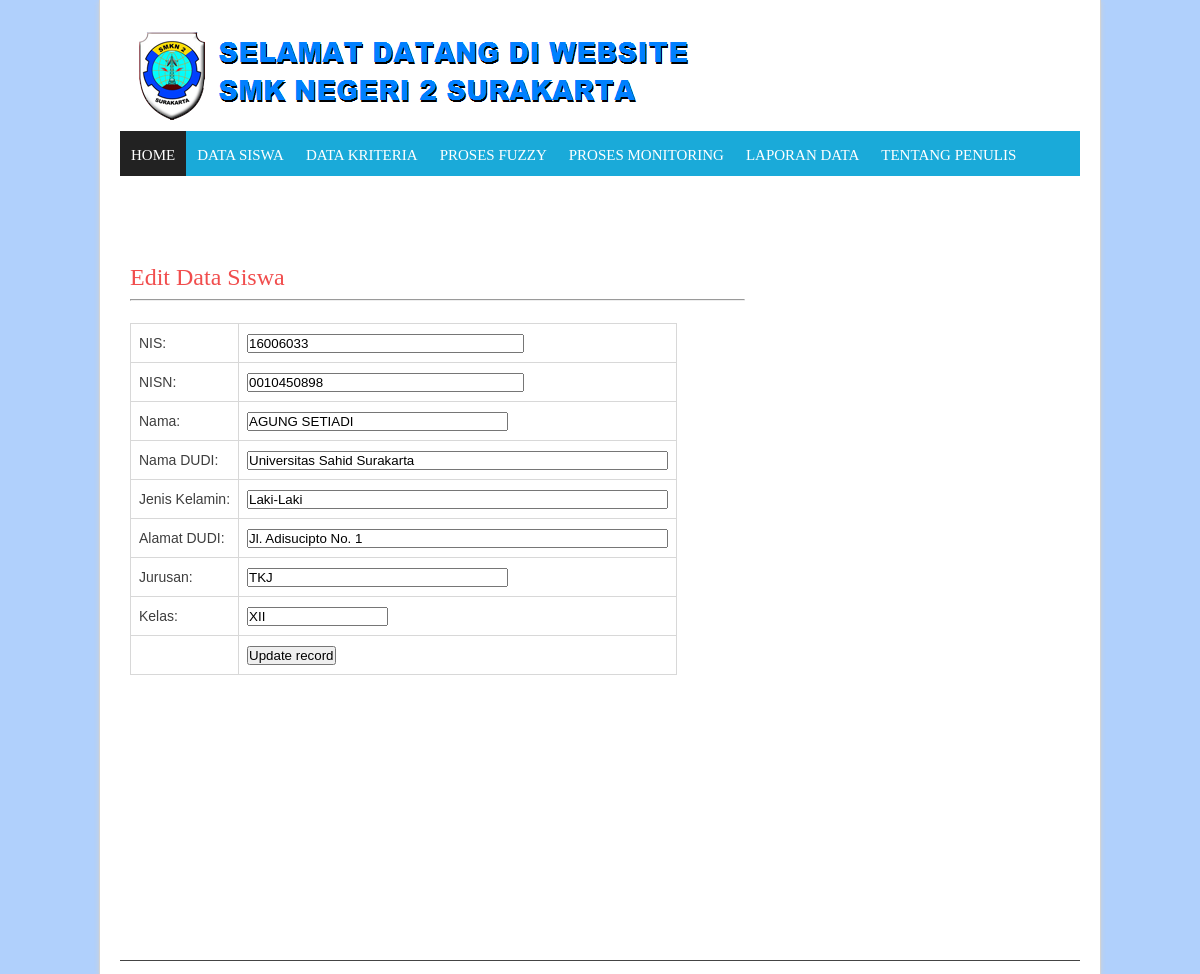
The page /master/editsiswa.php?no=16006033 on the database its author committed.
### tables this page shows
CREATE TABLE IF NOT EXISTS `daftar` (
  `nama` varchar(30) DEFAULT NULL,
  `NIS` varchar(35) DEFAULT NULL,
  `NISN` varchar(20) DEFAULT NULL,
  `namadudi` varchar(100) DEFAULT NULL,
  `Jeniskelamin` varchar(15) DEFAULT NULL,
  `alamatdudi` varchar(20) DEFAULT NULL,
  `tanggallahir` date DEFAULT NULL,
  `kelas` varchar(50) DEFAULT NULL,
  `kode` int(11) NOT NULL AUTO_INCREMENT,
  `jurusan` varchar(30) NOT NULL,
  PRIMARY KEY (`kode`)
);

### master/editsiswa.php (the view, shortened to what this page needs)
<?php require_once('Connections/condat.php'); ?>
<?php
if (!function_exists("GetSQLValueString")) {
function GetSQLValueString($theValue, $theType, $theDefinedValue = "", $theNotDefinedValue = "")
{
  $theValue = function_exists("mysql_real_escape_string") ? mysql_real_escape_string($theValue) : mysql_escape_string($theValue);
  return $theValue;
}
}
$editFormAction = $_SERVER['PHP_SELF'];
if (isset($_SERVER['QUERY_STRING'])) {
  $editFormAction .= "?" . htmlentities($_SERVER['QUERY_STRING']);
}
$colname_Recordset1 = "-1";
if (isset($_GET['no'])) {
  $colname_Recordset1 = $_GET['no'];
}
$query_Recordset1 = sprintf("SELECT * FROM daftar WHERE NIS = %s", GetSQLValueString($colname_Recordset1, "char"));
$Recordset1 = mysql_query($query_Recordset1, $RON) or die(mysql_error());
$row_Recordset1 = mysql_fetch_assoc($Recordset1);
?>
<!DOCTYPE html>
<html lang="en-US" class=" js rgba boxshadow csstransitions webkit chrome win js" style=""><head><meta http-equiv="Content-Type" content="text/html; charset=UTF-8">
<link href="./SMK Negeri 2 Surakarta_files/css" rel="stylesheet" type="text/css" media="all">
<link href="./SMK Negeri 2 Surakarta_files/css(1)" rel="stylesheet" type="text/css" media="all">
<link href="./SMK Negeri 2 Surakarta_files/css(1)" rel="stylesheet" type="text/css" media="all">
	<link rel="stylesheet" id="wp-block-library-css" href="./SMK Negeri 2 Surakarta_files/style.min.css" type="text/css" media="all">
<link rel="stylesheet" id="bbp-default-css" href="./SMK Negeri 2 Surakarta_files/bbpress.min.css" type="text/css" media="all">
<link rel="stylesheet" id="cwp-css-css" href="./SMK Negeri 2 Surakarta_files/cwp-poll.css" type="text/css" media="all">
<link rel="stylesheet" id="cwp-jqui-css" href="./SMK Negeri 2 Surakarta_files/jquery-ui.css" type="text/css" media="all">
<link rel="stylesheet" id="contact-form-7-css" href="./SMK Negeri 2 Surakarta_files/styles.css" type="text/css" media="all">
<link rel="stylesheet" id="my-style-css" href="./SMK Negeri 2 Surakarta_files/style.css" type="text/css" media="all">
<link rel="stylesheet" id="prettyPhoto-css" href="./SMK Negeri 2 Surakarta_files/prettyPhoto.css" type="text/css" media="all">
<link rel="stylesheet" id="shortcodes-css" href="./SMK Negeri 2 Surakarta_files/shortcodes.css" type="text/css" media="all">
<link rel="stylesheet" id="tipTip-css" href="./SMK Negeri 2 Surakarta_files/tipTip.css" type="text/css" media="all">
<link rel="stylesheet" id="carousel-css" href="./SMK Negeri 2 Surakarta_files/carousel.css" type="text/css" media="all">
<link rel="stylesheet" id="iview-css" href="./SMK Negeri 2 Surakarta_files/iview.css" type="text/css" media="all">
<link rel="stylesheet" id="royalslider-css" href="./SMK Negeri 2 Surakarta_files/royalslider.css" type="text/css" media="all">
<link rel="stylesheet" id="responsive-css" href="./SMK Negeri 2 Surakarta_files/responsive.css" type="text/css" media="all">
<link rel="stylesheet" href="./SMK Negeri 2 Surakarta_files/wp-page-numbers.css" type="text/css" media="screen">
</head>
<body class="home page-template page-template-home page-template-home-php page page-id-18 custom-background">
<div id="all_content">
<div id="all_content_fixed">
<div id="header">
<div class="inner">
	<div id="title_box">
	    <a href="https://smkn2solo.sch.id/">
		    		    <img src="./SMK Negeri 2 Surakarta_files/logo-Web-SMKN-2-Surakarta2.png" alt="Logo" id="logo" style="opacity: 1;">
	    </a>
    </div>
</div>
</div>
<div id="menu_box">
 <div id="mainMenu" class="ddsmoothmenu"><ul id="menu-main-menu" class="menu"><li id="menu-item-1187" class="menu-item menu-item-type-post_type menu-item-object-page menu-item-home current-menu-item page_item page-item-18 current_page_item menu-item-1187"><a href="indexmenu.php" aria-current="page">Home</a></li>
<li id="menu-item-1248" class="menu-item menu-item-type-post_type menu-item-object-page menu-item-has-children menu-item-1248" style="z-index: 100;"><a href="">Data Siswa</a>
</li>
<li id="menu-item-1301" class="menu-item menu-item-type-post_type menu-item-object-page menu-item-has-children menu-item-1301" style="z-index: 99;"><a href="">Data Kriteria</a>
</li>
<li id="menu-item-3227" class="menu-item menu-item-type-post_type menu-item-object-page menu-item-has-children menu-item-3227" style="z-index: 98;"><a href="">Proses Fuzzy</a>
</li>
<li id="menu-item-3238" class="menu-item menu-item-type-post_type menu-item-object-page menu-item-has-children menu-item-3238" style="z-index: 97;"><a href="">Proses Monitoring</a>
</li>
<li id="menu-item-1340" class="menu-item menu-item-type-post_type menu-item-object-page menu-item-has-children menu-item-1301" style="z-index: 99;"><a href="">Laporan Data</a>
</li>
<li id="menu-item-3269" class="menu-item menu-item-type-post_type menu-item-object-page menu-item-has-children menu-item-3269" style="z-index: 96;"><a href="penulis.php">Tentang Penulis</a>
</li>
<li id="menu-item-3270" class="menu-item menu-item-type-post_type menu-item-object-page menu-item-has-children menu-item-3269" style="z-index: 96;"><a href="index.php">Logout</a>
</li>
</div></div>
<div id="main_content">
<div class="inner">
  <div id="primary2" class="content-area">
    <main id="main2" class="site-main hc2-content-single" role="main">
    <div class="container">
      <div class="pub-info" itemprop="text">
		<div id="page">
	<div id="content">
		<div class="post">
			<h2 class="title"><a href="#">Edit Data Siswa</a></h2>
			<hr />
			<div style="clear: both;">&nbsp;
              <form action="<?php echo $editFormAction; ?>" method="post" id="form1">
                <table align="center">
                  <tr valign="baseline">
                    <td align="right">NIS:</td>
                    <td><input type="text" name="NIS" value="<?php echo $row_Recordset1['NIS']; ?>" size="32" readonly/></td>
                  </tr>
                  <tr valign="baseline">
              		<td align="right">NISN:</td>
              		<td><input name="nisn" type="text" value="<?php echo ($row_Recordset1['NISN']); ?>" size="32" readonly/></td>
            		</tr>
					                    <tr valign="baseline">
                      <td align="right">Nama:</td>
                      <td><input type="text" name="nama" value="<?php echo ($row_Recordset1['nama']); ?>" size="30" /></td>
                    </tr>
                    <tr valign="baseline">
                      <td align="right">Nama DUDI:</td>
                      <td><input name="namadudi" type="text" value="<?php echo ($row_Recordset1['namadudi']); ?>" size="50"  /></td>
                    </tr>
                    <tr valign="baseline">
                  <td align="right">Jenis Kelamin:</td>
                  <td><input name="jk" type="text" value="<?php echo ($row_Recordset1['Jeniskelamin']); ?>" size="50"  /></td></tr>
                  <tr valign="baseline">
                  <td align="right">Alamat DUDI:</td>
                  <td><input name="alamatdudi" type="text" value="<?php echo ($row_Recordset1['alamatdudi']); ?>" size="50" /></td>
                  </tr>
                   <tr valign="baseline">
              <td align="right">Jurusan:</td>
              <td><input name="jurusan" type="text" value="<?php echo ($row_Recordset1['jurusan']); ?>" size="30"  /></td>
            </tr>
					<tr valign="baseline">
                  <td align="right">Kelas:</td>
                  <td><input type="text" name="kelas" value="<?php echo ($row_Recordset1['kelas']); ?>" size="15"/></td>
                  </tr>
				<tr valign="baseline">
                    <td align="right">&nbsp;</td>
                    <td><input type="submit" value="Update record" /></td>
                  </tr>
                </table>
				 </form>
              <p>&nbsp;</p>
			</div>
	  </div>
		<div class="post">
			<div style="clear: both;">&nbsp;</div>
			<div class="entry">
				<p>&nbsp;</p>
			</div>
</div>
		<div class="post">
			<h2 class="title">&nbsp;</h2>
		</div>
		<div style="clear: both;">&nbsp;</div>
	</div>
  <div style="clear: both;">&nbsp;</div>
</div>
<br>
<div id="footer_bottom"></div>
</div>
</div>
<style type="text/css"></style><link rel="stylesheet" id="mediaelement-css" href="./SMK Negeri 2 Surakarta_files/mediaelementplayer-legacy.min.css" type="text/css" media="all">
<link rel="stylesheet" id="wp-mediaelement-css" href="./SMK Negeri 2 Surakarta_files/wp-mediaelement.min.css" type="text/css" media="all">
<link rel="stylesheet" id="my-jquery-ui-css" href="./SMK Negeri 2 Surakarta_files/jquery-ui(1).css" type="text/css" media="all">
    </div>
</div>
</div>
</div>
</body>
</html>

### master/SMK Negeri 2 Surakarta_files/style.css (style rules this page uses)
html, body, div { font-size:100%;font-family:inherit;vertical-align:baseline;margin:0;padding:0;border:0;outline:0;font-weight:inherit;font-style:inherit; }
caption, th, td { text-align:left;font-weight:normal; }
table { border-collapse:separate;border-spacing:0; }
* { margin:0;padding:0; }
p { text-indent:10px; margin: 5px 0 10px 0; }
img { border:0px; }
table, th, td, tr { padding: 8px; border: 1px solid #D8D8D8; border-collapse: collapse; }
body { font-family: Arial, sans-serif; font-size:14px; color: #3e3e3e; background: #eee; }
h2 { font-size: 24px; color: #666; font-weight: 300; line-height: 180%; }
a { color:#f14d4d; text-decoration:none; }
ul, li { list-style: none; list-style-type: none; }
#all_content { width: 100%; }
#all_content_fixed { border-left: 1px solid #d4d4d4; border-right: 1px solid #d4d4d4; background: #fff; width: 1000px; margin: 0 auto; box-shadow: 0px 1px 5px #d1d1d1; -webkit-transition: all .3s ease; }
.inner { height:100%; max-width: 960px; position:relative; clear:both; text-align:left; margin: 0 auto; }
#header { display: block; width: 100%; min-width:100%; height: 124px; margin: 0 auto; }
#title_box { display: inline-block; max-width: 930px; float: left; margin: 31px 0px 0 0px; }
#title_box img { display: inline-block; max-height: 100px; float: left; }
#menu_box { background-color: #1aaad9; display: block; width: 960px; height: 45px; margin: 0px auto; }
#mainMenu { display: block; max-width: 960px; height: 45px; margin: 0px auto; }
#mainMenu ul li { background: url("images/menu_right_border.png") repeat-y right; float:left; }
#mainMenu ul li a { font-family: Cuprum; display:block; height: 29px; color: #fff; padding: 16px 11px 0 11px; font-size: 15px; font-weight: normal; text-transform: uppercase; }
#mainMenu ul li.current-menu-parent > a, #mainMenu ul li.current_page_item > a, #mainMenu ul li.current-menu-ancestor > a, #mainMenu ul li.current-post-ancestor > a, #mainMenu ul li.current-menu-item > a { text-decoration:none; color: #fff; background: #222; }
#mainMenu.ddsmoothmenu ul { z-index:100; margin: 0; padding: 0; list-style-type: none; }
#mainMenu.ddsmoothmenu ul li { position: relative; display: inline; float: left; }
#main_content { display: inline-block; width: 100%; margin: 25px 0px 0px 0px; padding: 0px 0 10px 0px; }
#main_content p { margin: 0px; padding: 0px; }
#content { width: 635px; margin: 0px; display: inline-block; float: left; line-height: 22px; }
.post { width: 615px; display: inline-block; margin: 0px 15px 20px 0px; padding: 10px; }
#footer_bottom { border-top: 1px solid #444; width: 100%; display: inline-block; margin-top: -3px; background: #212121; }

### master/editsiswa.php (style rules this page uses)
h1, h2, h3, h4, h5, h6, #top_title_box { font-family:Droid Sans; }
h1, h2, h3, h4, h5, h6 { color: #!important; }
a { color: #!important; }
#menu_box { background: #!important; }
#mainMenu ul li a { color: #!important; }
#mainMenu ul li a:hover, #mainMenu ul li.current-menu-parent > a, #mainMenu ul li.current_page_item > a, #mainMenu ul li.current-menu-ancestor > a, #mainMenu ul li.current-menu-item > a, #mainMenu ul li a:hover { color: #!important; }
#mainMenu ul li.current-menu-parent > a, #mainMenu ul li.current_page_item > a, #mainMenu ul li.current-menu-ancestor > a, #mainMenu ul li.current-menu-item > a, #mainMenu ul li a:hover { background: #!important; }
#mainMenu ul li.current-menu-parent > a, #mainMenu ul li.current_page_item > a, #mainMenu ul li.current-menu-ancestor > a, #mainMenu ul li.current-menu-item > a, #mainMenu ul li a:hover { color: #!important; }
#footer_bottom { background: #!important; }
body.custom-background { background-color: #b0d0fc; }

### rows shown on the page
daftar: NIS "16006033", nisn "0010450898", nama "AGUNG SETIADI", namadudi "Universitas Sahid Surakarta", jk "Laki-Laki", alamatdudi "Jl. Adisucipto No. 1", jurusan "TKJ", kelas "XII"
